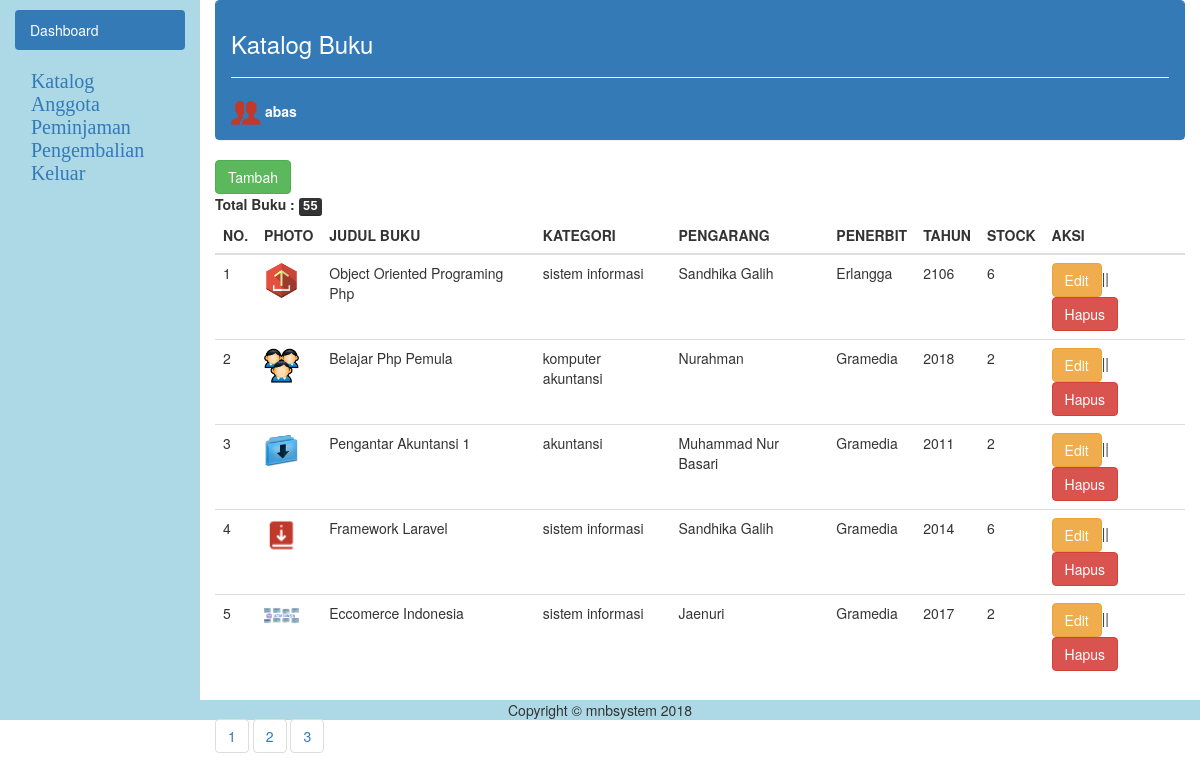
Page /views/katalog.php (signed in) on the committed database.
### tables this page shows
CREATE TABLE `buku` (
  `id_buku` int(11) NOT NULL,
  `judul` varchar(255) NOT NULL,
  `penerbit` varchar(255) NOT NULL,
  `pengarang` varchar(255) NOT NULL,
  `tahun_terbit` int(11) NOT NULL,
  `kategori` varchar(255) NOT NULL,
  `isbn` varchar(255) DEFAULT NULL,
  `photo` varchar(255) DEFAULT NULL,
  `qty` int(11) NOT NULL,
  `created_by` int(11) NOT NULL,
  `update_by` int(11) DEFAULT NULL,
  `created_date` date NOT NULL,
  `update_date` date DEFAULT NULL,
  `is_active` tinyint(1) NOT NULL
);

### config/database.php (called while the page is built, shortened)
<?php
class db_connect
{
	public $host = "localhost";
	public $user = "root";
	public $pass = "";
	public $db = "les_php";
	public function connect()
	{
		$this->conn = new mysqli ($this->host, $this->user, $this->pass, $this->db);
	}
}
?>

### views/initkatalog.php (called while the page is built)
<?php
      					include '../config/crud.php';
      					$conn = new db_crud();
                $jumlahPerHalaman = 5;
                $jumlahData = count($conn->read("SELECT * FROM buku WHERE is_active = '1' "));
                $jumlahHalaman = ceil($jumlahData / $jumlahPerHalaman);
                $halamanAktif = ( isset($_GET["halaman"]) ) ? $_GET["halaman"] : 1;
                $indeksData = ( $halamanAktif * $jumlahPerHalaman) - $jumlahPerHalaman;
                $querybuku = "SELECT * FROM buku WHERE is_active = '1'  LIMIT $indeksData,$jumlahPerHalaman";
      					$read = $conn->read($querybuku);
                $querytotal = "SELECT SUM(qty) FROM buku";
                $totbuk = $conn->read($querytotal);
?>

### config/crud.php (called while the page is built, shortened)
<?php
include 'database.php';
class db_crud extends db_connect
{
public function read($query)
	{
			$result = $this->conn->query($query);
			$rows = [];
			while ($row = $result->fetch_assoc()) :
				$rows[] =$row;
			endwhile;
			return $rows;
	}
}
?>

### views/katalog.php (the view, shortened to what this page needs)
<?php
$page_title = "Katalog Buku";
include 'header.php';
include 'side.php';
include 'initkatalog.php';
?>
<div class="col-sm-10" style="background-color: #ffffff;height: 550px;">
      <div class="panel panel-primary">
        <div class="panel-heading">
          <h3><?php echo $page_title ; ?></h3><hr>
          <img src="../images/icons8-user-account-30.png">
          <strong>
            <?= $_SESSION['nama']; ?>
          </strong>
        </div>
      </div>
      <a href="#" id="tambah_buku" data-toggle="modal" data-target="#tambah" class="btn btn-success">Tambah</a><br/>
      <strong>Total Buku : <kbd><?= $totbuk[0]['SUM(qty)']; ?></kbd></strong>
    <table class="table table-stripped">
              <thead>
                <tr>
                  <th>NO.</th>
                  <th>PHOTO</th>
                  <th>JUDUL BUKU</th>
                  <th>KATEGORI</th>
                  <th>PENGARANG</th>
                  <th>PENERBIT</th>
                  <th>TAHUN</th>
                  <th>STOCK</th>
                  <th>AKSI</th>
                </tr>
              </thead>
              <tbody id="myTable">
              <?php
                $no = $indeksData + 1;
      					foreach($read as $fetch) :
      				?>
              	<tr>
                  <td><?= $no++;?></td>
                  <td><img src="../images/books/<?= $fetch['photo']; ?>" style="width: 35px;"></td>
                  <td><?= $fetch['judul'];?></td>
                  <td><?= $fetch['kategori'];?></td>
                  <td><?= $fetch['pengarang'];?></td>
                  <td><?= $fetch['penerbit'];?></td>
                  <td><?= $fetch['tahun_terbit'];?></td>
                  <td><?= $fetch['qty'];?></td>
                  <td>
                    <a href="edit-buku.php?id=<?= $fetch['id_buku'];?>"><button class="btn btn-warning">Edit</button></a>||
                    <a id="hapusmodal" class="btn btn-danger" href="#" data-toggle="modal" data-target="#hapus" data-id="<?= $fetch['id_buku'];?>" data-judul="<?= $fetch['judul'];?>">Hapus</a>
                  </td>
                </tr>
                <?php endforeach; ?>
              </tbody>
      </table>
      <?php for ($i=1; $i <= $jumlahHalaman ; $i++) : ?>
        <ul class="pagination">
          <li><a  href="?halaman=<?= $i;  ?>"><?= $i;  ?></a></li>
        </ul>
      <?php endfor; ?>
</div>
 <?php
 include 'footer.php';
 ?>

### views/header.php (shortened to what this page needs)
<!DOCTYPE html>
<html lang="en">
<head>
	<link rel="stylesheet" href="../assets/bootstrap.min.css">
</head>
<body>
	<div class="container-fluid" >
		<div class="row content">

### views/side.php
<div class="col-sm-2 sidenav hidden-xs" style="background-color: lightblue;height: 700px;">
      <ul class="nav nav-pills nav-stacked " style="padding-top: 10px;">
        <li class="active"><a href="../index.php">Dashboard</a></li><br/>
        <li><span class="glyphicon glyphicon-book"><a href="katalog.php" style="margin-left: 5px;padding-top: 10px; font-size: 20px;">Katalog</a></span></li>
        <li><span class="glyphicon glyphicon-user"><a href="anggota.php" style="margin-left: 5px;padding-top: 10px; font-size: 20px;">Anggota</a></span></li>
        <li><span class="glyphicon glyphicon-briefcase"><a href="pinjam.php" style="margin-left: 5px;padding-top: 10px; font-size: 20px;">Peminjaman</a></span></li>
        <li><span class="glyphicon glyphicon-briefcase"><a href="kembali.php" style="margin-left: 5px;padding-top: 10px; font-size: 20px;">Pengembalian</a></span></li>
        <li><span class="glyphicon glyphicon-briefcase"><a href="../logout.php" style="margin-left: 5px;padding-top: 10px; font-size: 20px;">Keluar</a></span></li>
      </ul><br>
    </div>

### views/footer.php
		</div>
	</div>
	<footer style="text-align: center;background-color: lightblue;">Copyright &copy; mnbsystem 2018</footer>
</body>
</html>

### views/header.php (style rules this page uses)
.row.content { height: 550px }
.sidenav { background-color: #f1f1f1; height: 100%; }

### rows in the picture
buku: photo (picture), judul "Object Oriented Programing Php", kategori "sistem informasi", pengarang "Sandhika Galih", penerbit "Erlangga", tahun_terbit "2106", qty "6"
buku: photo (picture), judul "Belajar Php Pemula", kategori "komputer akuntansi", pengarang "Nurahman", penerbit "Gramedia", tahun_terbit "2018", qty "2"
buku: photo (picture), judul "Pengantar Akuntansi 1", kategori "akuntansi", pengarang "Muhammad Nur Basari", penerbit "Gramedia", tahun_terbit "2011", qty "2"
buku: photo (picture), judul "Framework Laravel", kategori "sistem informasi", pengarang "Sandhika Galih", penerbit "Gramedia", tahun_terbit "2014", qty "6"
buku: photo (picture), judul "Eccomerce Indonesia", kategori "sistem informasi", pengarang "Jaenuri", penerbit "Gramedia", tahun_terbit "2017", qty "2"

### other values in the picture
$page_title "Katalog Buku"
$_SESSION['nama'] "abas"
$totbuk[0]['SUM(qty)'] "55"
